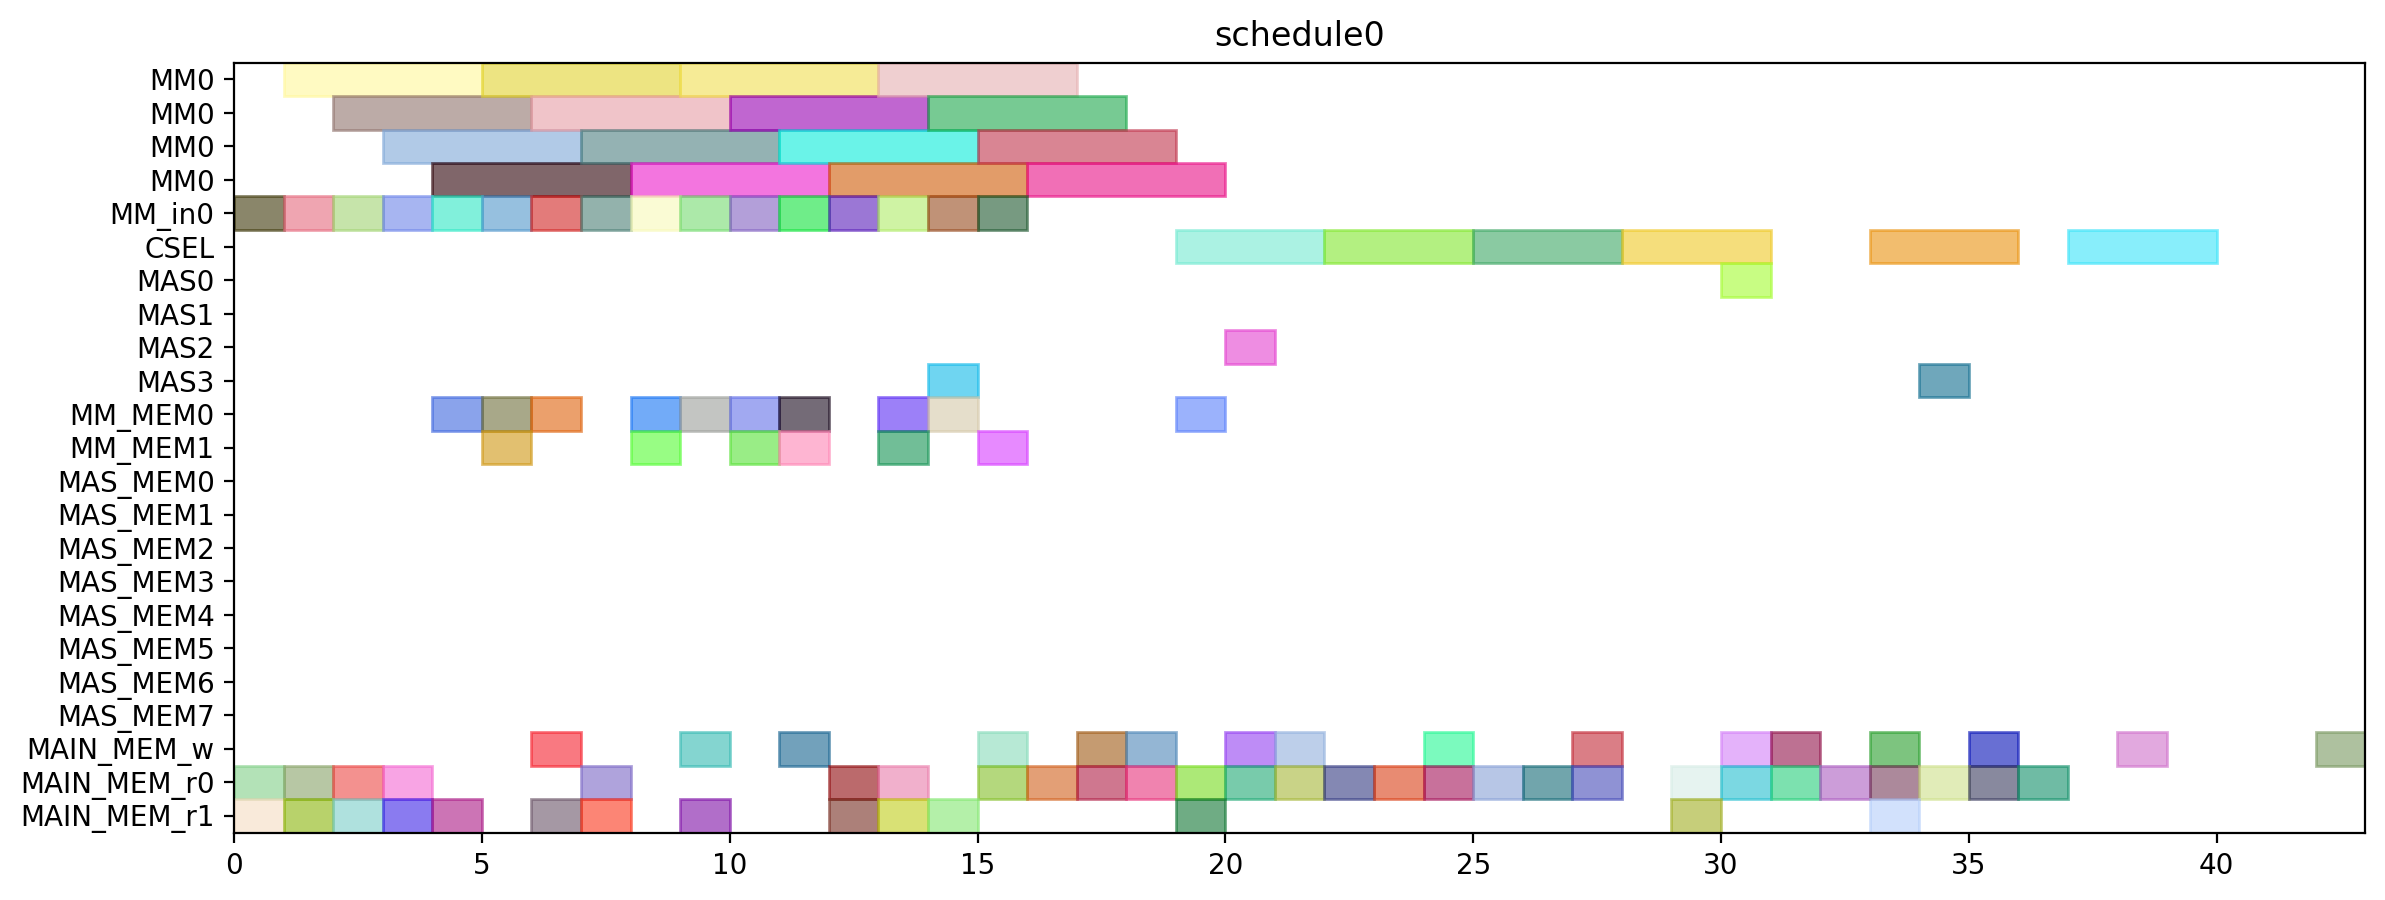

This chart was generated by the following Python code:
from pyschedule import Scenario, solvers, plotters, alt


def solve():
	horizon = 120
	S = Scenario("schedule0", horizon=horizon)

	# resource
	MM = S.Resources('MM', num=1, size=4)
	MM_in = S.Resources('MM_in', num=1)
	CSEL = S.Resource('CSEL')
	MAS = S.Resources('MAS', num=4, size=1, periods=range(1, horizon))
	MM_MEM = S.Resources('MM_MEM', num=2)
	MAS_MEM = S.Resources('MAS_MEM', num=8)
	MAIN_MEM_w = S.Resource('MAIN_MEM_w', size=1)
	MAIN_MEM_r = S.Resources('MAIN_MEM_r', num=2)

	# result of previous scheduling

	# new tasks
	alpha0 = S.Task('alpha0', length=4, delay_cost=1)
	alpha0 += alt(MM)
	alpha0_in = S.Task('alpha0_in', length=1, delay_cost=1)
	alpha0_in += alt(MM_in)
	S += alpha0_in*MM_in[0]<=alpha0*MM[0]
	alpha0_mem0 = S.Task('alpha0_mem0', length=1, delay_cost=1)
	alpha0_mem0 += MAIN_MEM_r[0]
	S += alpha0_mem0 <= alpha0

	alpha0_mem1 = S.Task('alpha0_mem1', length=1, delay_cost=1)
	alpha0_mem1 += MAIN_MEM_r[1]
	S += alpha0_mem1 <= alpha0

	alpha1 = S.Task('alpha1', length=4, delay_cost=1)
	alpha1 += alt(MM)
	alpha1_in = S.Task('alpha1_in', length=1, delay_cost=1)
	alpha1_in += alt(MM_in)
	S += alpha1_in*MM_in[0]<=alpha1*MM[0]
	alpha1_mem0 = S.Task('alpha1_mem0', length=1, delay_cost=1)
	alpha1_mem0 += MAIN_MEM_r[0]
	S += alpha1_mem0 <= alpha1

	alpha1_mem1 = S.Task('alpha1_mem1', length=1, delay_cost=1)
	alpha1_mem1 += MAIN_MEM_r[1]
	S += alpha1_mem1 <= alpha1

	xit2N0 = S.Task('xit2N0', length=4, delay_cost=1)
	xit2N0 += alt(MM)
	xit2N0_in = S.Task('xit2N0_in', length=1, delay_cost=1)
	xit2N0_in += alt(MM_in)
	S += xit2N0_in*MM_in[0]<=xit2N0*MM[0]
	S += 0<xit2N0

	xit2N0_w = S.Task('xit2N0_w', length=1, delay_cost=1)
	xit2N0_w += alt(MAIN_MEM_w)
	S += xit2N0 <= xit2N0_w

	xit2N0_mem0 = S.Task('xit2N0_mem0', length=1, delay_cost=1)
	xit2N0_mem0 += MAIN_MEM_r[0]
	S += xit2N0_mem0 <= xit2N0

	xit2N0_mem1 = S.Task('xit2N0_mem1', length=1, delay_cost=1)
	xit2N0_mem1 += MAIN_MEM_r[1]
	S += xit2N0_mem1 <= xit2N0

	xit2N1 = S.Task('xit2N1', length=4, delay_cost=1)
	xit2N1 += alt(MM)
	xit2N1_in = S.Task('xit2N1_in', length=1, delay_cost=1)
	xit2N1_in += alt(MM_in)
	S += xit2N1_in*MM_in[0]<=xit2N1*MM[0]
	S += 0<xit2N1

	xit2N1_w = S.Task('xit2N1_w', length=1, delay_cost=1)
	xit2N1_w += alt(MAIN_MEM_w)
	S += xit2N1 <= xit2N1_w

	xit2N1_mem0 = S.Task('xit2N1_mem0', length=1, delay_cost=1)
	xit2N1_mem0 += MAIN_MEM_r[0]
	S += xit2N1_mem0 <= xit2N1

	xit2N1_mem1 = S.Task('xit2N1_mem1', length=1, delay_cost=1)
	xit2N1_mem1 += MAIN_MEM_r[1]
	S += xit2N1_mem1 <= xit2N1

	t30 = S.Task('t30', length=4, delay_cost=1)
	t30 += alt(MM)
	t30_in = S.Task('t30_in', length=1, delay_cost=1)
	t30_in += alt(MM_in)
	S += t30_in*MM_in[0]<=t30*MM[0]
	t30_mem0 = S.Task('t30_mem0', length=1, delay_cost=1)
	t30_mem0 += MAIN_MEM_r[0]
	S += t30_mem0 <= t30

	t30_mem1 = S.Task('t30_mem1', length=1, delay_cost=1)
	t30_mem1 += MAIN_MEM_r[1]
	S += t30_mem1 <= t30

	t31 = S.Task('t31', length=4, delay_cost=1)
	t31 += alt(MM)
	t31_in = S.Task('t31_in', length=1, delay_cost=1)
	t31_in += alt(MM_in)
	S += t31_in*MM_in[0]<=t31*MM[0]
	t31_mem0 = S.Task('t31_mem0', length=1, delay_cost=1)
	t31_mem0 += MAIN_MEM_r[0]
	S += t31_mem0 <= t31

	t31_mem1 = S.Task('t31_mem1', length=1, delay_cost=1)
	t31_mem1 += MAIN_MEM_r[1]
	S += t31_mem1 <= t31

	alphaD0 = S.Task('alphaD0', length=4, delay_cost=1)
	alphaD0 += alt(MM)
	alphaD0_in = S.Task('alphaD0_in', length=1, delay_cost=1)
	alphaD0_in += alt(MM_in)
	S += alphaD0_in*MM_in[0]<=alphaD0*MM[0]
	S += 0<alphaD0

	alphaD0_w = S.Task('alphaD0_w', length=1, delay_cost=1)
	alphaD0_w += alt(MAIN_MEM_w)
	S += alphaD0 <= alphaD0_w

	alphaD0_mem0 = S.Task('alphaD0_mem0', length=1, delay_cost=1)
	alphaD0_mem0 += alt(MM_MEM)
	S += (alpha0*MM[0])-1 < alphaD0_mem0*MM_MEM[0]
	S += alphaD0_mem0 <= alphaD0

	alphaD0_mem1 = S.Task('alphaD0_mem1', length=1, delay_cost=1)
	alphaD0_mem1 += MAIN_MEM_r[1]
	S += alphaD0_mem1 <= alphaD0

	alphaD1 = S.Task('alphaD1', length=4, delay_cost=1)
	alphaD1 += alt(MM)
	alphaD1_in = S.Task('alphaD1_in', length=1, delay_cost=1)
	alphaD1_in += alt(MM_in)
	S += alphaD1_in*MM_in[0]<=alphaD1*MM[0]
	S += 0<alphaD1

	alphaD1_w = S.Task('alphaD1_w', length=1, delay_cost=1)
	alphaD1_w += alt(MAIN_MEM_w)
	S += alphaD1 <= alphaD1_w

	alphaD1_mem0 = S.Task('alphaD1_mem0', length=1, delay_cost=1)
	alphaD1_mem0 += alt(MM_MEM)
	S += (alpha1*MM[0])-1 < alphaD1_mem0*MM_MEM[0]
	S += alphaD1_mem0 <= alphaD1

	alphaD1_mem1 = S.Task('alphaD1_mem1', length=1, delay_cost=1)
	alphaD1_mem1 += MAIN_MEM_r[1]
	S += alphaD1_mem1 <= alphaD1

	alpha20 = S.Task('alpha20', length=4, delay_cost=1)
	alpha20 += alt(MM)
	alpha20_in = S.Task('alpha20_in', length=1, delay_cost=1)
	alpha20_in += alt(MM_in)
	S += alpha20_in*MM_in[0]<=alpha20*MM[0]
	alpha20_mem0 = S.Task('alpha20_mem0', length=1, delay_cost=1)
	alpha20_mem0 += alt(MM_MEM)
	S += (alpha0*MM[0])-1 < alpha20_mem0*MM_MEM[0]
	S += alpha20_mem0 <= alpha20

	alpha20_mem1 = S.Task('alpha20_mem1', length=1, delay_cost=1)
	alpha20_mem1 += alt(MM_MEM)
	S += (alpha0*MM[0])-1 < alpha20_mem1*MM_MEM[1]
	S += alpha20_mem1 <= alpha20

	alpha21 = S.Task('alpha21', length=4, delay_cost=1)
	alpha21 += alt(MM)
	alpha21_in = S.Task('alpha21_in', length=1, delay_cost=1)
	alpha21_in += alt(MM_in)
	S += alpha21_in*MM_in[0]<=alpha21*MM[0]
	alpha21_mem0 = S.Task('alpha21_mem0', length=1, delay_cost=1)
	alpha21_mem0 += alt(MM_MEM)
	S += (alpha1*MM[0])-1 < alpha21_mem0*MM_MEM[0]
	S += alpha21_mem0 <= alpha21

	alpha21_mem1 = S.Task('alpha21_mem1', length=1, delay_cost=1)
	alpha21_mem1 += alt(MM_MEM)
	S += (alpha1*MM[0])-1 < alpha21_mem1*MM_MEM[1]
	S += alpha21_mem1 <= alpha21

	alpha2V0 = S.Task('alpha2V0', length=4, delay_cost=1)
	alpha2V0 += alt(MM)
	alpha2V0_in = S.Task('alpha2V0_in', length=1, delay_cost=1)
	alpha2V0_in += alt(MM_in)
	S += alpha2V0_in*MM_in[0]<=alpha2V0*MM[0]
	alpha2V0_mem0 = S.Task('alpha2V0_mem0', length=1, delay_cost=1)
	alpha2V0_mem0 += alt(MM_MEM)
	S += (alpha20*MM[0])-1 < alpha2V0_mem0*MM_MEM[0]
	S += alpha2V0_mem0 <= alpha2V0

	alpha2V0_mem1 = S.Task('alpha2V0_mem1', length=1, delay_cost=1)
	alpha2V0_mem1 += MAIN_MEM_r[1]
	S += alpha2V0_mem1 <= alpha2V0

	alpha2V1 = S.Task('alpha2V1', length=4, delay_cost=1)
	alpha2V1 += alt(MM)
	alpha2V1_in = S.Task('alpha2V1_in', length=1, delay_cost=1)
	alpha2V1_in += alt(MM_in)
	S += alpha2V1_in*MM_in[0]<=alpha2V1*MM[0]
	alpha2V1_mem0 = S.Task('alpha2V1_mem0', length=1, delay_cost=1)
	alpha2V1_mem0 += alt(MM_MEM)
	S += (alpha21*MM[0])-1 < alpha2V1_mem0*MM_MEM[0]
	S += alpha2V1_mem0 <= alpha2V1

	alpha2V1_mem1 = S.Task('alpha2V1_mem1', length=1, delay_cost=1)
	alpha2V1_mem1 += MAIN_MEM_r[1]
	S += alpha2V1_mem1 <= alpha2V1

	t3alphaD0 = S.Task('t3alphaD0', length=4, delay_cost=1)
	t3alphaD0 += alt(MM)
	t3alphaD0_in = S.Task('t3alphaD0_in', length=1, delay_cost=1)
	t3alphaD0_in += alt(MM_in)
	S += t3alphaD0_in*MM_in[0]<=t3alphaD0*MM[0]
	t3alphaD0_mem0 = S.Task('t3alphaD0_mem0', length=1, delay_cost=1)
	t3alphaD0_mem0 += alt(MM_MEM)
	S += (t30*MM[0])-1 < t3alphaD0_mem0*MM_MEM[0]
	S += t3alphaD0_mem0 <= t3alphaD0

	t3alphaD0_mem1 = S.Task('t3alphaD0_mem1', length=1, delay_cost=1)
	t3alphaD0_mem1 += alt(MM_MEM)
	S += (alphaD0*MM[0])-1 < t3alphaD0_mem1*MM_MEM[1]
	S += t3alphaD0_mem1 <= t3alphaD0

	t3alphaD1 = S.Task('t3alphaD1', length=4, delay_cost=1)
	t3alphaD1 += alt(MM)
	t3alphaD1_in = S.Task('t3alphaD1_in', length=1, delay_cost=1)
	t3alphaD1_in += alt(MM_in)
	S += t3alphaD1_in*MM_in[0]<=t3alphaD1*MM[0]
	t3alphaD1_mem0 = S.Task('t3alphaD1_mem0', length=1, delay_cost=1)
	t3alphaD1_mem0 += alt(MM_MEM)
	S += (t31*MM[0])-1 < t3alphaD1_mem0*MM_MEM[0]
	S += t3alphaD1_mem0 <= t3alphaD1

	t3alphaD1_mem1 = S.Task('t3alphaD1_mem1', length=1, delay_cost=1)
	t3alphaD1_mem1 += alt(MM_MEM)
	S += (alphaD1*MM[0])-1 < t3alphaD1_mem1*MM_MEM[1]
	S += t3alphaD1_mem1 <= t3alphaD1

	y20 = S.Task('y20', length=4, delay_cost=1)
	y20 += alt(MM)
	y20_in = S.Task('y20_in', length=1, delay_cost=1)
	y20_in += alt(MM_in)
	S += y20_in*MM_in[0]<=y20*MM[0]
	S += 0<y20

	y20_w = S.Task('y20_w', length=1, delay_cost=1)
	y20_w += alt(MAIN_MEM_w)
	S += y20 <= y20_w

	y20_mem0 = S.Task('y20_mem0', length=1, delay_cost=1)
	y20_mem0 += MAIN_MEM_r[0]
	S += y20_mem0 <= y20

	y20_mem1 = S.Task('y20_mem1', length=1, delay_cost=1)
	y20_mem1 += alt(MM_MEM)
	S += (t3alphaD0*MM[0])-1 < y20_mem1*MM_MEM[1]
	S += y20_mem1 <= y20

	y21 = S.Task('y21', length=4, delay_cost=1)
	y21 += alt(MM)
	y21_in = S.Task('y21_in', length=1, delay_cost=1)
	y21_in += alt(MM_in)
	S += y21_in*MM_in[0]<=y21*MM[0]
	S += 0<y21

	y21_w = S.Task('y21_w', length=1, delay_cost=1)
	y21_w += alt(MAIN_MEM_w)
	S += y21 <= y21_w

	y21_mem0 = S.Task('y21_mem0', length=1, delay_cost=1)
	y21_mem0 += MAIN_MEM_r[0]
	S += y21_mem0 <= y21

	y21_mem1 = S.Task('y21_mem1', length=1, delay_cost=1)
	y21_mem1 += alt(MM_MEM)
	S += (t3alphaD1*MM[0])-1 < y21_mem1*MM_MEM[1]
	S += y21_mem1 <= y21

	alpha2V_U0 = S.Task('alpha2V_U0', length=1, delay_cost=1)
	alpha2V_U0 += alt(MAS)
	S += 0<alpha2V_U0

	alpha2V_U0_w = S.Task('alpha2V_U0_w', length=1, delay_cost=1)
	alpha2V_U0_w += alt(MAIN_MEM_w)
	S += alpha2V_U0 <= alpha2V_U0_w

	alpha2V_U0_mem0 = S.Task('alpha2V_U0_mem0', length=1, delay_cost=1)
	alpha2V_U0_mem0 += alt(MM_MEM)
	S += (alpha2V0*MM[0])-1 < alpha2V_U0_mem0*MM_MEM[0]
	S += alpha2V_U0_mem0 <= alpha2V_U0

	alpha2V_U0_mem1 = S.Task('alpha2V_U0_mem1', length=1, delay_cost=1)
	alpha2V_U0_mem1 += MAIN_MEM_r[1]
	S += alpha2V_U0_mem1 <= alpha2V_U0

	alpha2V_U1 = S.Task('alpha2V_U1', length=1, delay_cost=1)
	alpha2V_U1 += alt(MAS)
	S += 0<alpha2V_U1

	alpha2V_U1_w = S.Task('alpha2V_U1_w', length=1, delay_cost=1)
	alpha2V_U1_w += alt(MAIN_MEM_w)
	S += alpha2V_U1 <= alpha2V_U1_w

	alpha2V_U1_mem0 = S.Task('alpha2V_U1_mem0', length=1, delay_cost=1)
	alpha2V_U1_mem0 += alt(MM_MEM)
	S += (alpha2V1*MM[0])-1 < alpha2V_U1_mem0*MM_MEM[0]
	S += alpha2V_U1_mem0 <= alpha2V_U1

	alpha2V_U1_mem1 = S.Task('alpha2V_U1_mem1', length=1, delay_cost=1)
	alpha2V_U1_mem1 += MAIN_MEM_r[1]
	S += alpha2V_U1_mem1 <= alpha2V_U1

	X0 = S.Task('X0', length=3, delay_cost=1)
	X0 += alt(CSEL)

	X0_w = S.Task('X0_w', length=1, delay_cost=1)
	X0_w += alt(MAIN_MEM_w)
	S += X0+2 <= X0_w

	X0_mem0 = S.Task('X0_mem0', length=1, delay_cost=1)
	X0_mem0 += MAIN_MEM_r[0]
	S += alpha2V_U0_w < X0_mem0
	S += X0_mem0+ 2 <= X0

	X0_mem1 = S.Task('X0_mem1', length=1, delay_cost=1)
	X0_mem1 += MAIN_MEM_r[0]
	S += xit2N0_w < X0_mem1
	S += X0_mem1+ 1 <= X0

	X0_mem2 = S.Task('X0_mem2', length=1, delay_cost=1)
	X0_mem2 += MAIN_MEM_r[0]
	S += X0_mem2+ 0 <= X0

	X1 = S.Task('X1', length=3, delay_cost=1)
	X1 += alt(CSEL)

	X1_w = S.Task('X1_w', length=1, delay_cost=1)
	X1_w += alt(MAIN_MEM_w)
	S += X1+2 <= X1_w

	X1_mem0 = S.Task('X1_mem0', length=1, delay_cost=1)
	X1_mem0 += MAIN_MEM_r[0]
	S += alpha2V_U1_w < X1_mem0
	S += X1_mem0+ 2 <= X1

	X1_mem1 = S.Task('X1_mem1', length=1, delay_cost=1)
	X1_mem1 += MAIN_MEM_r[0]
	S += xit2N1_w < X1_mem1
	S += X1_mem1+ 1 <= X1

	X1_mem2 = S.Task('X1_mem2', length=1, delay_cost=1)
	X1_mem2 += MAIN_MEM_r[0]
	S += X1_mem2+ 0 <= X1

	y0 = S.Task('y0', length=3, delay_cost=1)
	y0 += alt(CSEL)

	y0_w = S.Task('y0_w', length=1, delay_cost=1)
	y0_w += alt(MAIN_MEM_w)
	S += y0+2 <= y0_w

	y0_mem0 = S.Task('y0_mem0', length=1, delay_cost=1)
	y0_mem0 += MAIN_MEM_r[0]
	S += alpha2V_U0_w < y0_mem0
	S += y0_mem0+ 2 <= y0

	y0_mem1 = S.Task('y0_mem1', length=1, delay_cost=1)
	y0_mem1 += MAIN_MEM_r[0]
	S += y20_w < y0_mem1
	S += y0_mem1+ 1 <= y0

	y0_mem2 = S.Task('y0_mem2', length=1, delay_cost=1)
	y0_mem2 += MAIN_MEM_r[0]
	S += alphaD0_w < y0_mem2
	S += y0_mem2+ 0 <= y0

	y1 = S.Task('y1', length=3, delay_cost=1)
	y1 += alt(CSEL)

	y1_w = S.Task('y1_w', length=1, delay_cost=1)
	y1_w += alt(MAIN_MEM_w)
	S += y1+2 <= y1_w

	y1_mem0 = S.Task('y1_mem0', length=1, delay_cost=1)
	y1_mem0 += MAIN_MEM_r[0]
	S += alpha2V_U1_w < y1_mem0
	S += y1_mem0+ 2 <= y1

	y1_mem1 = S.Task('y1_mem1', length=1, delay_cost=1)
	y1_mem1 += MAIN_MEM_r[0]
	S += y21_w < y1_mem1
	S += y1_mem1+ 1 <= y1

	y1_mem2 = S.Task('y1_mem2', length=1, delay_cost=1)
	y1_mem2 += MAIN_MEM_r[0]
	S += alphaD1_w < y1_mem2
	S += y1_mem2+ 0 <= y1

	y_alt0 = S.Task('y_alt0', length=1, delay_cost=1)
	y_alt0 += alt(MAS)
	S += 0<y_alt0

	y_alt0_w = S.Task('y_alt0_w', length=1, delay_cost=1)
	y_alt0_w += alt(MAIN_MEM_w)
	S += y_alt0 <= y_alt0_w

	y_alt0_mem0 = S.Task('y_alt0_mem0', length=1, delay_cost=1)
	y_alt0_mem0 += MAIN_MEM_r[0]
	S += y_alt0_mem0 <= y_alt0

	y_alt0_mem1 = S.Task('y_alt0_mem1', length=1, delay_cost=1)
	y_alt0_mem1 += MAIN_MEM_r[1]
	S += y0_w < y_alt0_mem1
	S += y_alt0_mem1 <= y_alt0

	y_alt1 = S.Task('y_alt1', length=1, delay_cost=1)
	y_alt1 += alt(MAS)
	S += 0<y_alt1

	y_alt1_w = S.Task('y_alt1_w', length=1, delay_cost=1)
	y_alt1_w += alt(MAIN_MEM_w)
	S += y_alt1 <= y_alt1_w

	y_alt1_mem0 = S.Task('y_alt1_mem0', length=1, delay_cost=1)
	y_alt1_mem0 += MAIN_MEM_r[0]
	S += y_alt1_mem0 <= y_alt1

	y_alt1_mem1 = S.Task('y_alt1_mem1', length=1, delay_cost=1)
	y_alt1_mem1 += MAIN_MEM_r[1]
	S += y1_w < y_alt1_mem1
	S += y_alt1_mem1 <= y_alt1

	Y0 = S.Task('Y0', length=3, delay_cost=1)
	Y0 += alt(CSEL)

	Y0_w = S.Task('Y0_w', length=1, delay_cost=1)
	Y0_w += alt(MAIN_MEM_w)
	S += Y0+2 <= Y0_w

	Y0_mem0 = S.Task('Y0_mem0', length=1, delay_cost=1)
	Y0_mem0 += MAIN_MEM_r[0]
	S += Y0_mem0+ 2 <= Y0

	Y0_mem1 = S.Task('Y0_mem1', length=1, delay_cost=1)
	Y0_mem1 += MAIN_MEM_r[0]
	S += y0_w < Y0_mem1
	S += Y0_mem1+ 1 <= Y0

	Y0_mem2 = S.Task('Y0_mem2', length=1, delay_cost=1)
	Y0_mem2 += MAIN_MEM_r[0]
	S += y_alt0_w < Y0_mem2
	S += Y0_mem2+ 0 <= Y0

	Y1 = S.Task('Y1', length=3, delay_cost=1)
	Y1 += alt(CSEL)

	Y1_w = S.Task('Y1_w', length=1, delay_cost=1)
	Y1_w += alt(MAIN_MEM_w)
	S += Y1+2 <= Y1_w

	Y1_mem0 = S.Task('Y1_mem0', length=1, delay_cost=1)
	Y1_mem0 += MAIN_MEM_r[0]
	S += Y1_mem0+ 2 <= Y1

	Y1_mem1 = S.Task('Y1_mem1', length=1, delay_cost=1)
	Y1_mem1 += MAIN_MEM_r[0]
	S += y1_w < Y1_mem1
	S += Y1_mem1+ 1 <= Y1

	Y1_mem2 = S.Task('Y1_mem2', length=1, delay_cost=1)
	Y1_mem2 += MAIN_MEM_r[0]
	S += y_alt1_w < Y1_mem2
	S += Y1_mem2+ 0 <= Y1

	solvers.mip.solve(S,msg=1,kind='CPLEX',ratio_gap=1.01)

	solution = [['hoge']*len(S.solution()[1]) for i in range(len(S.solution()))]
	for i in range(len(S.solution())):
		for j in range(len(S.solution()[i])):
			solution[i][j]=str(S.solution()[i][j])
	print(solution)

	cycles = int(solution[-1][3])

	pic_file_name = "/home/mfukuda/ABE/multiRAM_multiMAS_16mux/scheduling_result/stage4MM1_stage1MAS4/2xSSWU_AFTER_EXP/schedule0.png"
	if(S.solution() != []):
		plotters.matplotlib.plot(S,img_filename=pic_file_name, show_task_labels=False, fig_size=(cycles*0.25+3, 5))

	return solution
